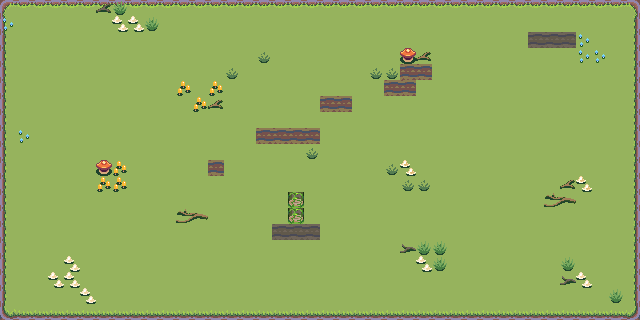

Tiled map render using the project's own tile images. Description and the whole map definition, tile-layer contents included, below:
An orthogonal 40x20 tile map with 16x16 px tiles, 2 tile layers (piso, Deco), 2 tilesets and 8 objects (3x h1, 2x P1, 2x P2, h2).

<map version="1.10" tiledversion="1.12.2" orientation="orthogonal" renderorder="right-down" width="40" height="20" tilewidth="16" tileheight="16" infinite="0" nextlayerid="5" nextobjectid="18">
 <editorsettings>
  <export target="bosque1.lua" format="lua" />
 </editorsettings>
 <tileset firstgid="1" name="forest-palette02-day" tilewidth="16" tileheight="16" tilecount="288" columns="16">
  <image source="forest-palette02-day.png" width="256" height="288" />
 </tileset>
 <tileset firstgid="289" name="forest-palette01-day" tilewidth="16" tileheight="16" tilecount="288" columns="16">
  <image source="forest-palette01-day.png" width="256" height="288" />
 </tileset>
 <layer id="2" name="piso" width="40" height="20">
  <data encoding="csv">
204,205,205,205,205,205,205,205,205,205,205,205,205,205,205,205,205,205,205,205,205,205,205,205,205,205,205,205,205,205,205,205,205,205,205,205,205,205,205,206,
220,221,221,221,221,221,221,221,221,221,221,221,221,221,221,221,221,221,221,221,221,221,221,221,221,221,221,221,221,221,221,221,221,221,221,221,221,221,221,222,
220,221,221,221,221,221,221,221,221,221,221,221,221,221,221,221,221,221,221,221,221,221,221,221,221,221,221,221,221,221,221,221,221,221,221,221,221,221,221,222,
220,221,221,221,221,221,221,221,221,221,221,221,221,221,221,221,221,221,221,221,221,221,221,221,221,221,221,221,221,221,221,221,221,221,221,221,221,221,221,222,
220,221,221,221,221,221,221,221,221,221,221,221,221,221,221,221,221,221,221,221,221,221,221,221,221,221,221,221,221,221,221,221,221,221,221,221,221,221,221,222,
220,221,221,221,221,221,221,221,221,221,221,221,221,221,221,221,221,221,221,221,221,221,221,221,221,221,221,221,221,221,221,221,221,221,221,221,221,221,221,222,
220,221,221,221,221,221,221,221,221,221,221,221,221,221,221,221,221,221,221,221,221,221,221,221,221,221,221,221,221,221,221,221,221,221,221,221,221,221,221,222,
220,221,221,221,221,221,221,221,221,221,221,221,221,221,221,221,221,221,221,221,221,221,221,221,221,221,221,221,221,221,221,221,221,221,221,221,221,221,221,222,
220,221,221,221,221,221,221,221,221,221,221,221,221,221,221,221,221,221,221,221,221,221,221,221,221,221,221,221,221,221,221,221,221,221,221,221,221,221,221,222,
220,221,221,221,221,221,221,221,221,221,221,221,221,221,221,221,221,221,221,221,221,221,221,221,221,221,221,221,221,221,221,221,221,221,221,221,221,221,221,222,
220,221,221,221,221,221,221,221,221,221,221,221,221,221,221,221,221,221,221,221,221,221,221,221,221,221,221,221,221,221,221,221,221,221,221,221,221,221,221,222,
220,221,221,221,221,221,221,221,221,221,221,221,221,221,221,221,221,221,221,221,221,221,221,221,221,221,221,221,221,221,221,221,221,221,221,221,221,221,221,222,
220,221,221,221,221,221,221,221,221,221,221,221,221,221,221,221,221,221,221,221,221,221,221,221,221,221,221,221,221,221,221,221,221,221,221,221,221,221,221,222,
220,221,221,221,221,221,221,221,221,221,221,221,221,221,221,221,221,221,221,221,221,221,221,221,221,221,221,221,221,221,221,221,221,221,221,221,221,221,221,222,
220,221,221,221,221,221,221,221,221,221,221,221,221,221,221,221,221,221,221,221,221,221,221,221,221,221,221,221,221,221,221,221,221,221,221,221,221,221,221,222,
220,221,221,221,221,221,221,221,221,221,221,221,221,221,221,221,221,221,221,221,221,221,221,221,221,221,221,221,221,221,221,221,221,221,221,221,221,221,221,222,
220,221,221,221,221,221,221,221,221,221,221,221,221,221,221,221,221,221,221,221,221,221,221,221,221,221,221,221,221,221,221,221,221,221,221,221,221,221,221,222,
220,221,221,221,221,221,221,221,221,221,221,221,221,221,221,221,221,221,221,221,221,221,221,221,221,221,221,221,221,221,221,221,221,221,221,221,221,221,221,222,
220,221,221,221,221,221,221,221,221,221,221,221,221,221,221,221,221,221,221,221,221,221,221,221,221,221,221,221,221,221,221,221,221,221,221,221,221,221,221,222,
236,237,237,237,237,237,237,237,237,237,237,237,237,237,237,237,237,237,237,237,237,237,237,237,237,237,237,237,237,237,237,237,237,237,237,237,237,237,237,238
</data>
 </layer>
 <layer id="3" name="Deco" width="40" height="20">
  <data encoding="csv">
0,0,0,0,0,0,453,500,0,0,0,0,0,0,0,0,0,0,0,0,0,0,0,0,0,0,0,0,0,0,0,0,0,0,0,0,0,0,0,0,
455,0,0,0,0,0,0,454,454,500,0,0,0,0,0,0,0,0,0,0,0,0,0,0,0,0,0,0,0,0,0,0,0,0,0,0,0,0,0,0,
0,0,0,0,0,0,0,0,0,0,0,0,0,0,0,0,0,0,0,0,0,0,0,0,0,0,0,0,0,0,0,0,0,457,457,457,455,0,0,0,
0,0,0,0,0,0,0,0,0,0,0,0,0,0,0,0,212,0,0,0,0,0,0,0,0,150,165,0,0,0,0,0,0,0,0,0,455,455,0,0,
0,0,0,0,0,0,0,0,0,0,0,0,0,0,212,0,0,0,0,0,0,0,0,212,212,169,169,0,0,0,0,0,0,0,0,0,0,0,0,0,
0,0,0,0,0,0,0,0,0,0,0,151,0,151,0,0,0,0,0,0,0,0,0,0,169,169,0,0,0,0,0,0,0,0,0,0,0,0,0,0,
0,0,0,0,0,0,0,0,0,0,0,0,151,165,0,0,0,0,0,0,169,169,0,0,0,0,0,0,0,0,0,0,0,0,0,0,0,0,0,0,
0,0,0,0,0,0,0,0,0,0,0,0,0,0,0,0,0,0,0,0,0,0,0,0,0,0,0,0,0,0,0,0,0,0,0,0,0,0,0,0,
0,455,0,0,0,0,0,0,0,0,0,0,0,0,0,0,169,169,169,169,0,0,0,0,0,0,0,0,0,0,0,0,0,0,0,0,0,0,0,0,
0,0,0,0,0,0,0,0,0,0,0,0,0,0,0,0,0,0,0,212,0,0,0,0,0,0,0,0,0,0,0,0,0,0,0,0,0,0,0,0,
0,0,0,0,0,0,150,151,0,0,0,0,0,169,0,0,0,0,0,0,0,0,0,0,212,166,0,0,0,0,0,0,0,0,0,0,0,0,0,0,
0,0,0,0,0,0,151,151,0,0,0,0,0,0,0,0,0,0,0,0,0,0,0,0,0,212,212,0,0,0,0,0,0,0,0,165,166,0,0,0,
0,0,0,0,0,0,0,0,0,0,0,0,0,0,0,0,0,0,452,0,0,0,0,0,0,0,0,0,0,0,0,0,0,0,181,182,0,0,0,0,
0,0,0,0,0,0,0,0,0,0,0,181,182,0,0,0,0,0,452,0,0,0,0,0,0,0,0,0,0,0,0,0,0,0,0,0,0,0,0,0,
0,0,0,0,0,0,0,0,0,0,0,0,0,0,0,0,0,457,457,457,0,0,0,0,0,0,0,0,0,0,0,0,0,0,0,0,0,0,0,0,
0,0,0,0,0,0,0,0,0,0,0,0,0,0,0,0,0,0,0,0,0,0,0,0,0,485,500,500,0,0,0,0,0,0,0,0,0,0,0,0,
0,0,0,0,454,0,0,0,0,0,0,0,0,0,0,0,0,0,0,0,0,0,0,0,0,0,454,500,0,0,0,0,0,0,0,500,0,0,0,0,
0,0,0,454,454,0,0,0,0,0,0,0,0,0,0,0,0,0,0,0,0,0,0,0,0,0,0,0,0,0,0,0,0,0,0,485,454,0,0,0,
0,0,0,0,0,454,0,0,0,0,0,0,0,0,0,0,0,0,0,0,0,0,0,0,0,0,0,0,0,0,0,0,0,0,0,0,0,0,500,0,
0,0,0,0,0,0,0,0,0,0,0,0,0,0,0,0,0,0,0,0,0,0,0,0,0,0,0,0,0,0,0,0,0,0,0,0,0,0,0,0
</data>
 </layer>
 <objectgroup id="4" name="Colisiones" offsetx="3.84231" offsety="1.28077">
  <object id="4" name="P1" x="-1.92116" y="2.56154" width="8.08841" height="315.709" opacity="0" visible="0" />
  <object id="8" name="P1" x="628.217" y="1.60117" width="8.2461" height="315.709" opacity="0" />
  <object id="9" name="P2" x="1.92115" y="-1.92116" width="633.98" height="5.76344" opacity="0" />
  <object id="10" name="P2" x="4.48288" y="309.946" width="633.98" height="8.64997" opacity="0" />
  <object id="11" name="h1" x="87.0922" y="158.175" width="26.5712" height="18.2461" />
  <object id="16" name="h1" x="391.915" y="158.815" width="26.5712" height="18.2461" />
  <object id="17" name="h1" x="571.223" y="172.904" width="18.8865" height="17.6057" />
  <object id="13" name="h2" x="394.477" y="46.748" width="20.4923" height="14.0884" />
 </objectgroup>
</map>
